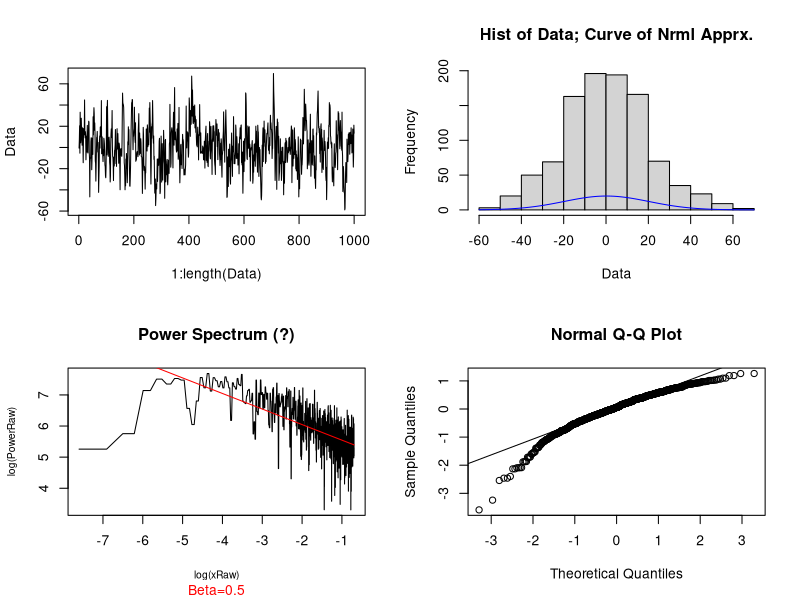

The R source for this figure:
#FatColor_v1.0
#RDB, 9-Dec-2010
#Inspired by: Vasseur & Yodzis. 2004. The Color of Environmental Noise. Ecology
rm(list=ls())
graphics.off()

#My function for generating serially correlated observations
nObs=1000 #Number of simulated observations
#This is a function to simulate serially correlated data.  A description of the arguments:
	# "phi" is the AR(1) Coefficient.
	# "theta" is the MA(1) coefficient, where a positive value for theta allows the series to remain stationary.
	# "AbsShock" is my cheap way of mimicking 'resilience'--- what portion of random shocks actually make it to the response variable?
	# "rMu" is the mean of the random normal errors to be generated
	# "rSd" is the standard deviation of the random normal errors to be generated
	# "C" is some random constant from the Ecology paper.  
	#I honestly don't understand why you do the whole "C*(1-phi^2)^0.5" thing in front of Epsilon.
	#See the caption for Figure 5c.
MyArma <- function(nObs=1000, phi=0.7, theta=0, AbsShock=1, rMu=0, rSd=1, C=20){
	Eps <- rnorm(nObs, rMu, rSd) #Create all the random noise
	Y0 <- rnorm(1) + Eps[1] #The first data point.
	Y <- c(Y0) #Define the vector of observations
	for(i in 2:nObs){#Begin loop to create data
		Y[i] <- ifelse(phi!=0, phi*Y[i-1], 0) - ifelse(theta!=0, theta*Eps[i-1], 0)  + C*(1-phi^2)^0.5 *AbsShock*Eps[i] #+ AbsShock*Eps[i]
	}
	return(Y)#Return the data
}

#My function for conducting spectral analysis-- yields a spectral density plot and a Beta, and fft values... or w/e combo
#I basically got these calculations from <http://knol.google.com/k/suresh-emre/fast-fourier-transform-and-power/35vsnxisjn2mw/142#>
#The calculations seemed reasonable, although something way funky is going on with my x-axis.
MySpectral <- function(Data, LOG=TRUE, Return=Beta, PlotB=TRUE){
	Raw <- fft(Data) #get the fast Fourier Transform from the simluated data
	PhaseRaw <- Arg(Raw); PhaseRaw <- PhaseRaw[1:length(PhaseRaw)/2] #get the phase from the first half by dividing the imaginary elements by the real elements
	PowerRaw <- Mod(Raw); PowerRaw <- PowerRaw[1:length(PowerRaw)/2] #calculate the power values by: adding the reals squared to the imaginaries squared, then taking sqrt of that sum.
	xRaw <- 1:length(PowerRaw)/(2*length(PowerRaw)) #this is how I get the x-axis, with the min being 0 and max being .5 ... which is kinda what it should be.....

	# Power=1/(Frequency^Beta)
	#log(P) = -Beta*log(f)
	Model <- lm(log(PowerRaw) ~ log(xRaw)) #Best fit line to the PowerRaw vs. xRaw
	Inter <- Model$coef[[1]] #the intercept
	Beta <- -Model$coef[[2]] #Beta, the spectral exponent.
	
	#What plots do I want drawn? Log? Best fit line?
	#dev.new()
	if(LOG==FALSE){
		plot(xRaw, PowerRaw, type="l") #no log scale, no best fit line
	}else{
		if(PlotB==TRUE){plot(log(xRaw), log(PowerRaw), type="l", main="Power Spectrum (?)", sub=paste("Beta=", round(Beta, digits=3),sep=""), cex.lab=.75, col.sub="red") #If we want to plot on a log scale, but don't want the BFL
						lines(log(xRaw), fitted(Model), col="red") #If we want to plot on a log scale, and we want the Beta slope drawn
		}else{
			plot(log(xRaw), log(PowerRaw), type="l")
		}
	}
	qqnorm(Model$resid)#qq plot of the residuals of the model used to find Beta
	qqline(Model$resid)#draw the line through the qq plot
	#What values do I want returned? Beta? fft?  Both?
	if(Return==Beta){
		return(Beta)
	}else{
		if(Return==Power){
			return(PowerRaw)
		}else{
			return(list(PowerRaw,Beta))
		}
	}	
}#End MySpectral function


Data <- MyArma(nObs=nObs)#Simulate data

dev.new()
par(mfrow=c(2,2))
plot(1:length(Data),Data, type="l")#plot the raw simulated data

ylimMax <- max(c(max(curve(nObs*dnorm(x,mean=mean(Data),sd=sd(Data)), type="n", add=TRUE)$y), max(hist(Data,plot=F)$counts))) #figure out what I want the upper bound of ylim to be for next plot
#area under the plot == nObs
hist(Data, ylim=c(0,ylimMax), main="Hist of Data; Curve of Nrml Apprx.") #histogram of the simulated data
curve(nObs*dnorm(x,mean=mean(Data),sd=sd(Data)), add=TRUE, col="blue"); #draw a Normal PDF*nObs that is based on the mean and sd of the raw simulated data
#I did the above 2 steps in hopes of getting some basis of comparison for the fatness of the simulated data vs. the fatness of the normal distribution.  Kinda works?

#Density under the plot== 1
# DataDist <- hist(Data,plot=F)$counts/1000
# plot(seq(min(Data),max(Data), length.out=length(DataDist)), DataDist, type="h", ylim=c(0,ylimMax/1000))
# curve(dnorm(x,mean=mean(Data),sd=sd(Data)), add=TRUE, col="green")


MySpectral(Data)
#plot(seq(1,4*pi, length.out=1000), 4*sin(.5*seq(1,4*pi, length.out=1000)))